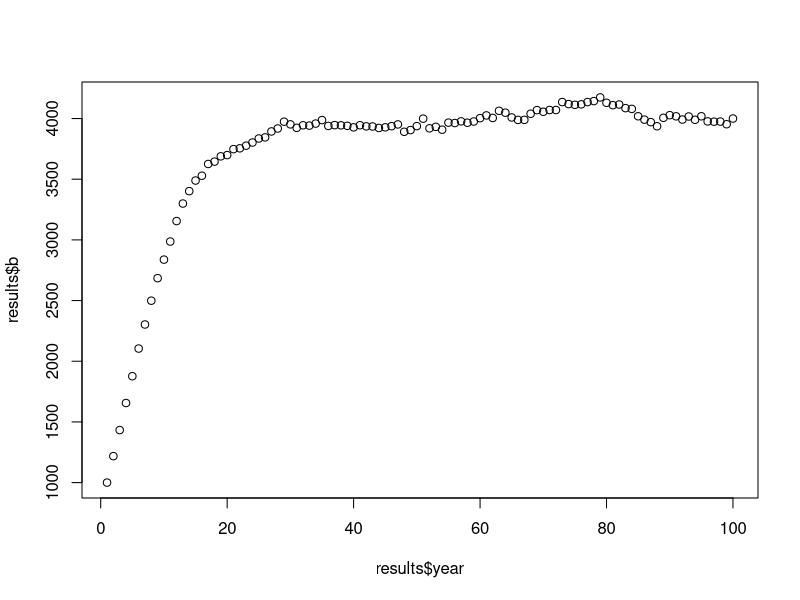
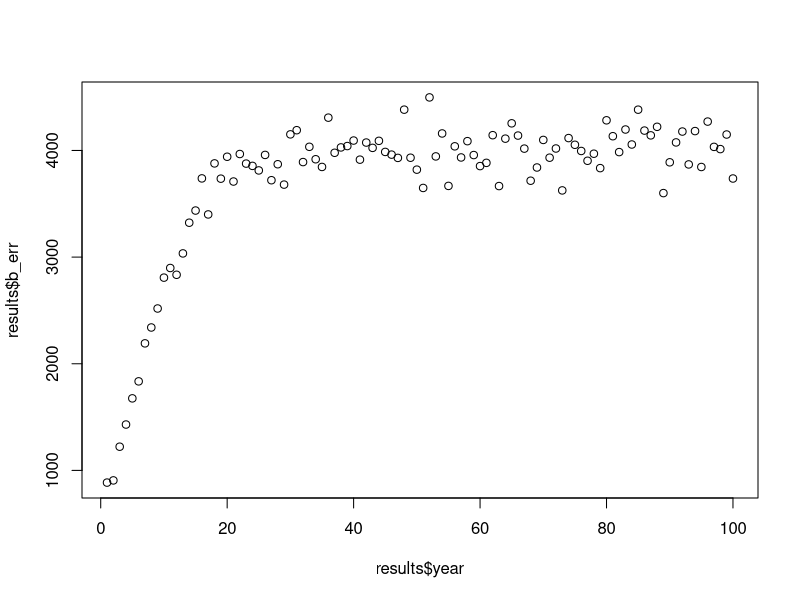
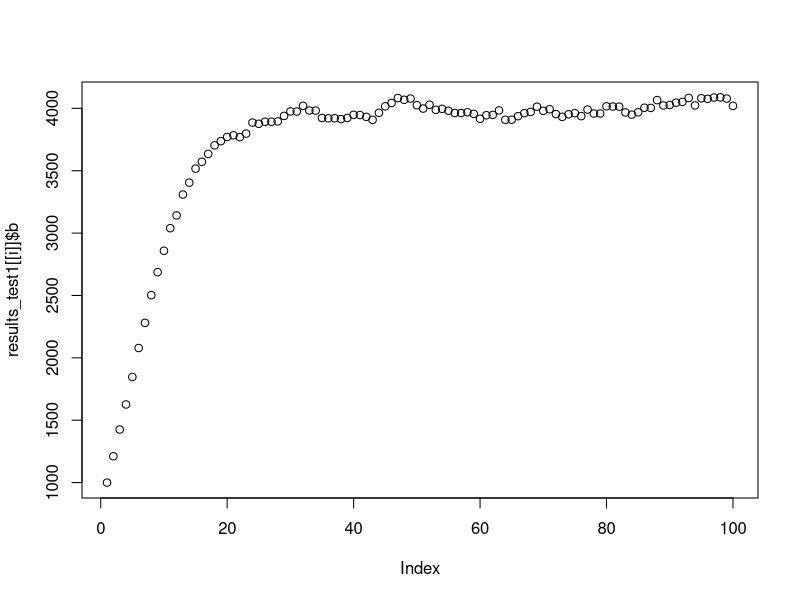
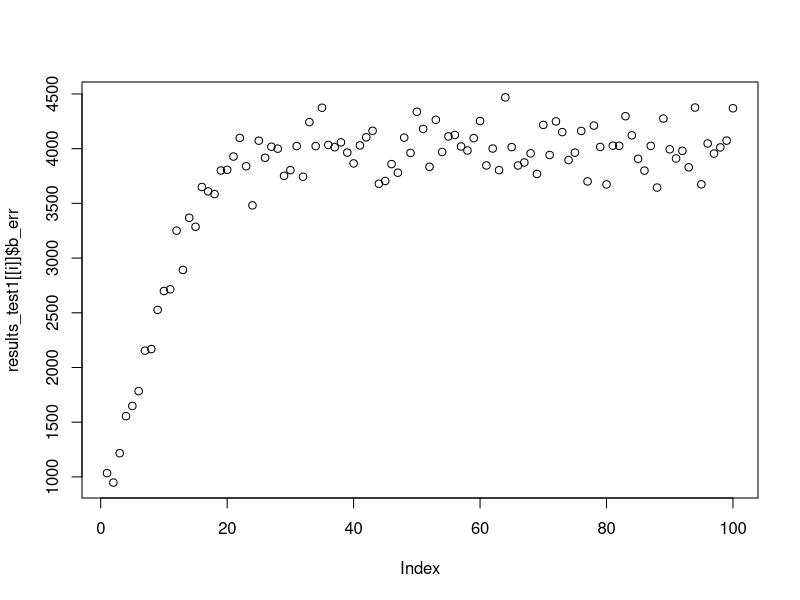
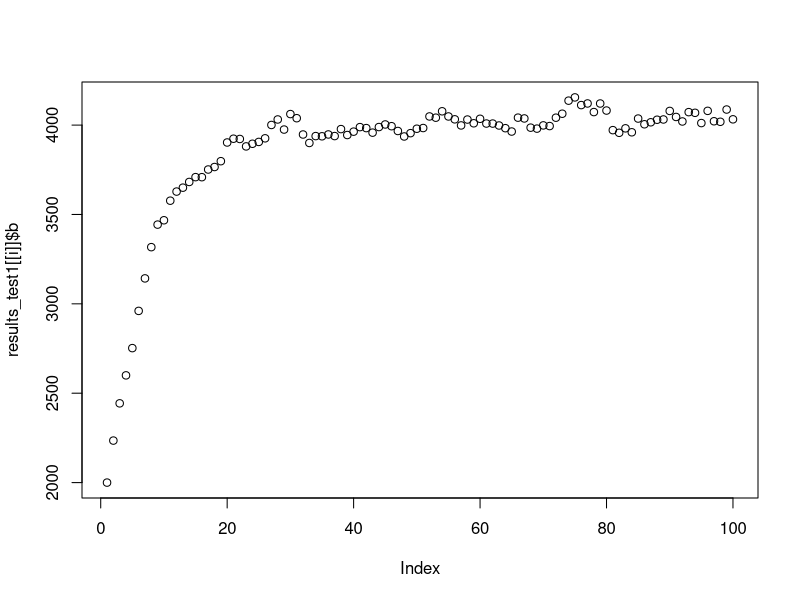
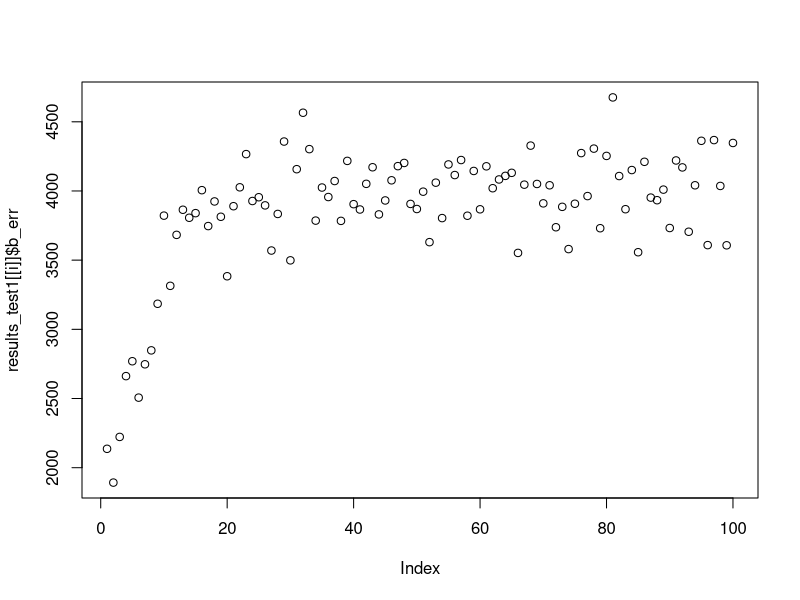
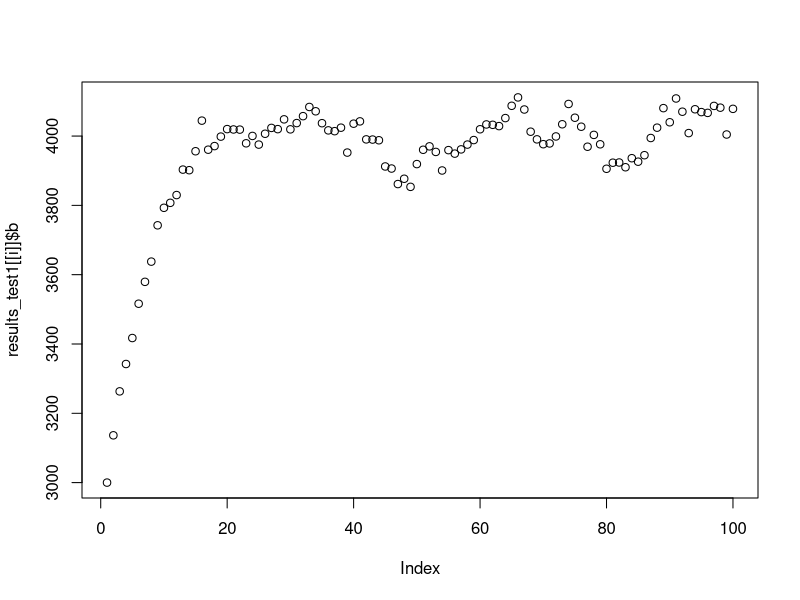
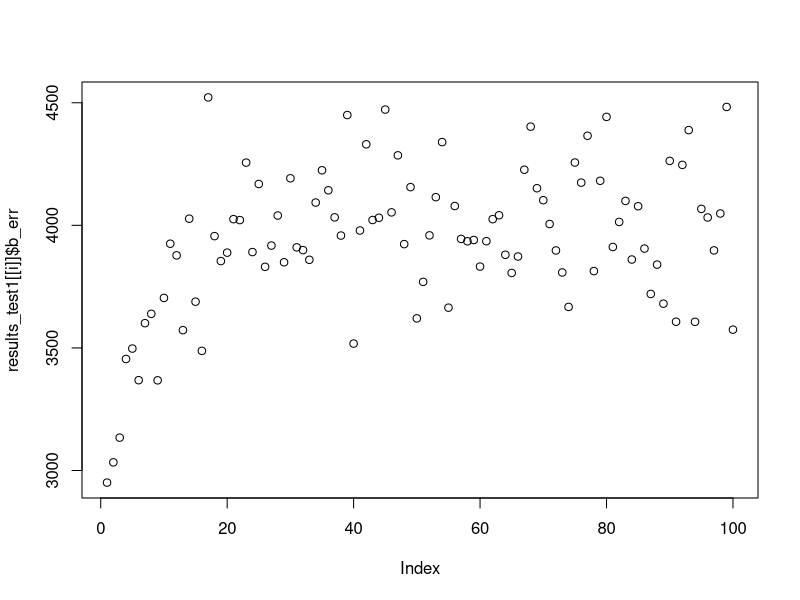

Write R code to recreate these figures, in order.
## ---- chunk 1
knitr::opts_chunk$set(echo = TRUE)
## ---- chunk 2
library(tidyverse)

## ---- chunk 3

fmsy = 0.2 * (1/(1+0.2))

## ---- chunk 4
#Write the function
sim_stockerror <- function(b, r, r_s, error, p, k, years){
  
  results <- data.frame(
    b = rep(NA, years), c = rep(NA, years), 
    year = 1:years, r = rep(NA, years), b_err = rep(NA, years)) #Setup the results dataframe 
  
  #Set the initial result for the outputs in year 1
   
  results$b[1] = b
  results$b_err[1] = rnorm(1, mean = results$b[1], sd = (error*results$b[1])) #simulate error in assessment
  results$c[1] = (r*(1/(1+p))) * results$b_err[1] #using f=Fmsy and b=estimate from initial stock assessment
  results$r[1] = r
  
  #Loop the model over the specified number of years
  for (t in 2:years) {
    
    results$b_err[t] = rnorm(1, mean = results$b[t-1], sd = (error*results$b[t-1]))
    results$c[t] = (r*(1/(1+p))) * results$b_err[t]
    results$b[t] = results$b[t-1] + (results$r[t-1] / p)*results$b[t-1]*(1 - ((results$b[t-1]/k) ^ p))-results$c[t]
    results$r[t] = results$r[1] * (1 + (r_s*(t-1))) 
    
   } 
  
  return(results)
}

#Test the results
results = sim_stockerror(b = 1000, r = 0.2, error = 0.05, p = 0.2,
                      years = 100, r_s = 0, k = 10000) 


plot(results$year, results$b)
plot(results$year, results$b_err)
## ---- chunk 5

n_experiment = 10 

#Input variables

experiment <- list(
  b = seq(1000, 10000, 1000),
  r = rep(0.2, n_experiment),
  r_s = rep(0, n_experiment),
  error = rep(0.05, n_experiment),
  p = rep(0.2, n_experiment),
  k = rep(10000, n_experiment),
  years = rep(100, n_experiment))

#Now apply to the function
results_test1 <- pmap(experiment, sim_stockerror)

#Plot results to see variation:
for(i in 1:n_experiment){
  plot(results_test1[[i]]$b)
  plot(results_test1[[i]]$b_err)
}

## ---- chunk 6

n_experiment = 10 

#Input variables

experiment <- list(
  b = seq(1000, 10000, 1000),
  r = rep(0.2, n_experiment),
  r_s = rep(0, n_experiment),
  error = rep(0.1, n_experiment),
  p = rep(0.2, n_experiment),
  k = rep(10000, n_experiment),
  years = rep(100, n_experiment))

#Now apply to the function
results_test2 <- pmap(experiment, sim_stockerror)

#Plot results to see variation:
for(i in 1:n_experiment){
  plot(results_test2[[i]]$b)
  plot(results_test2[[i]]$b_err)
}

## ---- chunk 7

n_experiment = 10 

#Input variables

experiment <- list(
  b = seq(1000, 10000, 1000),
  r = rep(0.2, n_experiment),
  r_s = rep(0, n_experiment),
  error = rep(0.15, n_experiment),
  p = rep(0.2, n_experiment),
  k = rep(10000, n_experiment),
  years = rep(100, n_experiment))

#Now apply to the function
results_test3 <- pmap(experiment, sim_stockerror)

#Plot results to see variation:
for(i in 1:n_experiment){
  plot(results_test3[[i]]$b)
  plot(results_test3[[i]]$b_err)
}

## ---- chunk 8

n_experiment = 10 

#Input variables

experiment <- list(
  b = seq(1000, 10000, 1000),
  r = rep(0.2, n_experiment),
  r_s = rep(0, n_experiment),
  error = rep(0.2, n_experiment),
  p = rep(0.2, n_experiment),
  k = rep(10000, n_experiment),
  years = rep(100, n_experiment))

#Now apply to the function
results_test4 <- pmap(experiment, sim_stockerror)

#Plot results to see variation:
for(i in 1:n_experiment){
  plot(results_test4[[i]]$b)
  plot(results_test4[[i]]$b_err)
}

## ---- chunk 9
#First try creating a dataframe with the sequences we want to repeat:
input <- seq(0.1, 0.55, 0.05)

#Create a list for the output
error_input = data.frame(error = rep(NA, 100))

#Loop the repetition of each input number
for(i in 1:100){
  if(i <= 10){
   error_input$error[i] = input[1] 
  } 
  if(i > 10){
    error_input$error[i] = input[2]
  }
  if(i > 20){
    error_input$error[i] = input[3]
  }
  if(i>30){
    error_input$error[i] = input[4]
  }
  if(i>40){
    error_input$error[i] = input[5]
  }
  if(i>50){
    error_input$error[i] = input[6]
  }
  if(i>60){
    error_input$error[i] = input[7]
  }
  if(i>70){
    error_input$error[i] = input[8]
  }
  if(i>80){
    error_input$error[i] = input[9]
  }
  if(i>90){
    error_input$error[i] = input[10]
  }
}

#This works but it seems very inefficient - is there a better/faster way to get this result?
## ---- chunk 10

n_experiment = 100 

#Input variables
experiment <- list(
  b = rep(seq(1000, 10000, 1000), 10),
  r = rep(0.2, n_experiment),
  r_s = rep(0, n_experiment),
  error = error_input$error,
  p = rep(0.2, n_experiment),
  k = rep(10000, n_experiment),
  years = rep(100, n_experiment))

#Now apply to the function
results_test5 <- pmap(experiment, sim_stockerror)

